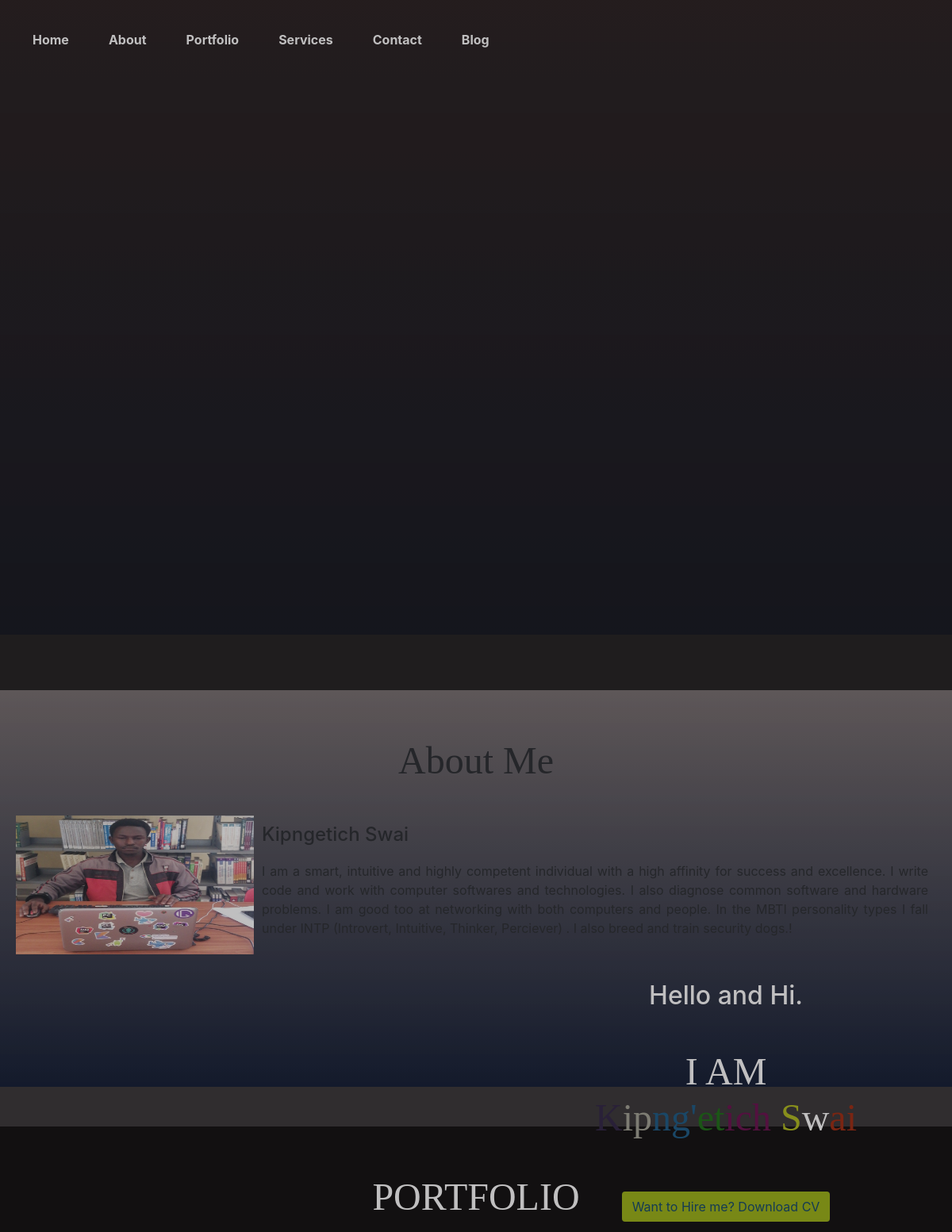
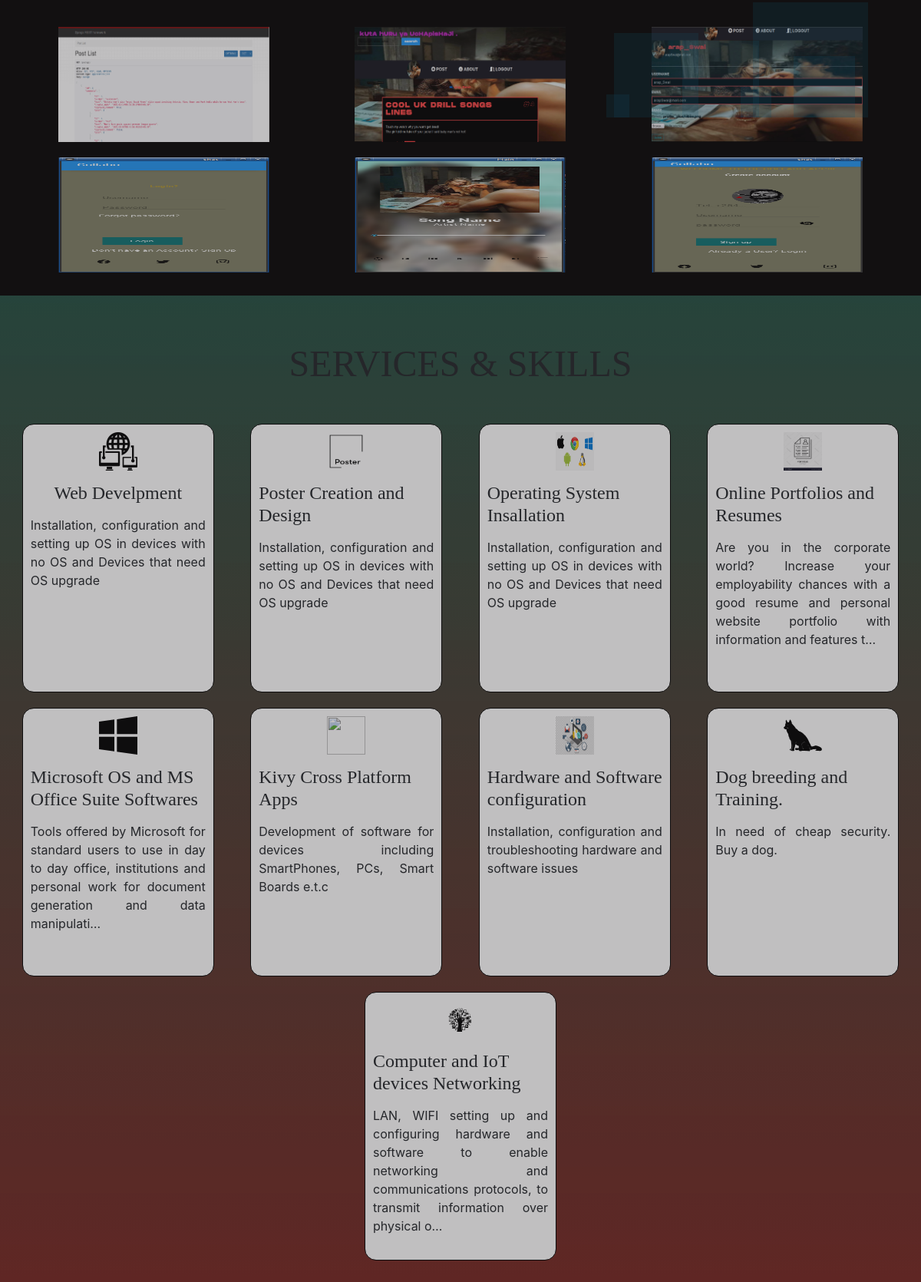
The page / (upper part) on the database its author committed (2 pictures, top to bottom).
### swaifolio/models.py (models this page shows, shortened)
class Profile(models.Model):
    user = models.OneToOneField(User, on_delete=models.CASCADE)
    avatar = models.ImageField(blank=True, null=True, upload_to = "avatar")
    about = models.TextField(blank=True, null=True)
    cv = models.FileField(blank=True, null=True, upload_to="cv")
    def __str__(self):
        return f'{self.user.first_name} {self.user.last_name}'

class Services(models.Model):
    class Meta:
        ordering = ["name"]
    name = models.CharField(max_length=200, blank=True, null=True)
    image = models.ImageField(blank=True, null=True, upload_to="simage")
    description = models.CharField(max_length=500, blank=True, null=True)
    fk_serv = models.ForeignKey(User, on_delete=models.CASCADE, null=True, blank=True)

### swaifolio/views.py (the view)
# urls.py: path('', views.index, name='folio-index'),
def index(request):
    c = {}
    us_er = User.objects.filter(username = 'swai')
    user_specific = us_er.first()
    c["user"] = user_specific
    profile_all = Profile.objects.all()
    profile_specific = Profile.objects.first()
    c["profile"] = profile_specific
    his_cv = profile_specific.cv
    c["cv"] = his_cv
    his_about = profile_specific.about
    c["about"] = his_about
    pf = Portfolio.objects.filter(fk=user_specific)
    pf_count = 0
    for swaipf in pf:
        swai_pf_name = swaipf.name
        swai_pf_image = swaipf.image
        c["portfolio_name"+str(pf_count)] = swai_pf_name
        c["portfolio_image"+str(pf_count)] = swai_pf_image
        pf_count += 1
    sv = Services.objects.all()
    spec_sv = sv.filter(fk_serv = user_specific)
    s_count = 0
    for swaiserv in spec_sv:
        swv = swaiserv
        service_name = swv.name
        service_image = swv.image
        service_description = swv.description
        c["service_name"+str(s_count)] = service_name
        c["service_image"+str(s_count)] = service_image
        c["service_description"+str(s_count)] = service_description
        print(service_name , service_image)
        print(c)
        s_count += 1
    sk = Skill.objects.all()
    sk_count = 0
    for hs in sk:
        skill_name = hs.name
        skill_image = hs.image
        skill_score = hs.score
        c["skill_name"+str(sk_count)] = skill_name
        c["skill_image"+str(sk_count)] = skill_image
        c["skill_score"+str(sk_count)] = skill_score
        sk_count += 1
    print(c["portfolio_image0"])
    print(c["portfolio_image1"])
    print(' \n')
    if request.method =='POST':
        form = ContactForm(request.POST)
        if form.is_valid():
            form.save(commit=True)
            name = form.cleaned_data.get('name')
            messages.success(request, f'{ name } your message has been sent')
            print('wazi!!!! '+ str(name))
    else:
        form = ContactForm()
    c['form'] = form
    return render(request, 'swaifolio/index.html', {'c': c})

### swaifolio/templates/swaifolio/index.html (shortened to what this page needs)
{% load static %}
<!DOCTYPE HTML>
<html>
    <head>
        <link rel="stylesheet" href="{% static 'css/style.css' %}">
        <link rel="stylesheet" href="{% static 'css/phone.css' %}">
        <link rel="stylesheet" media="screen and (max-width:800px)" href="{% static 'css/tablet.css' %}">
        <link rel="stylesheet" href="https://maxcdn.bootstrapcdn.com/bootstrap/4.0.0-beta/css/bootstrap.min.css">
        <link rel="stylesheet" href="https://stackpath.bootstrapcdn.com/font-awesome/4.7.0/css/font-awesome.min.css">
    </head>
        <body style="background-color:#302d2f ;z-index: -1;opacity: .7;">
            <nav class="navbar">
                <div class="navbar-links">
                    <ul>
                        <li><a href="#home">Home</a></li>
                        <li><a href="#about">About</a></li>
                        <li><a href="#portfolio">Portfolio</a></li>
                        <li><a href="#services">Services</a></li>
                        <li><a href="#contact">Contact</a></li>
                        <li><a href="{% url 'post_list' %}" target="_blank">Blog</a></li>
                    </ul>
                </div>
            </nav>
            <section id="home">
                <div class="main">
                    <h2>Hello and Hi.</h2>
                    <h1 class="xheadings"> I AM <br><span class="k">K</span><span class="ip">ip</span><span class="ng">ng'</span><span class="et">et</span><span class="ich">ich</span> <span class="s">S</span>w<span class="ai">ai</span><br></h1>
                    <a href="{{ MEDIA_URL }}{{c.cv}}" target="_blank"><button class="btn" >
                        Want to Hire me? Download CV
                    </button></a>
                <ul class="box-area">
                    <li></li>
                    <li></li>
                    <li></li>
                    <li></li>
                    <li></li>
                    <li></li>
                </ul>
                </div>
            </section>
            <section id="about">
                <h1 class="xheadings">About Me</h1>
                <div id="pic">
                    <a class="swaipic" href="{% static '/mimg/swai44.jpg' %}" target="_blank">
                        <div class="work-img">
                            <img src="{% static '/mimg/swai44.jpg' %}" alt="">
                        </div>
                    </a>
                    <div id="intro">
                        <h2>{{c.profile}}
                        </h2>
                        <p>{{ c.about }}
                        </p>
                    </div>
                </div>
            </section>
            <section id="portfolio">
                <h1 class="xheadings"> PORTFOLIO </h1>
                <div class="gallery">
                    <a href="#"><img src="{% static 'blogfolio/blogapipostlist.png' %}" alt=""></a>
                    <a href="#"><img src="{% static 'blogfolio/blog.png' %}" alt=""></a>
                    <a href="#"><img src="{% static 'blogfolio/blogprof.png' %}" alt=""></a>
                    <a href="#"><img src="{% static 'collabofolio/login.png' %}" alt=""></a>
                    <a href="#"><img src="{% static 'collabofolio/yer.png' %}" alt=""></a>
                    <a href="#"><img src="{% static 'collabofolio/sign.png' %}" alt=""></a>
                </div>
            </section>
            <section id="services">
                <h1 class="xheadings">SERVICES & SKILLS</h1>
                <div class="row">
                    <div class="box">
                        <img src="{{c.service_image9.url}}" alt="">
                        <h1 class="headings">{{ c.service_name9|urlize }}</h1>
                        <p>{{ c.service_description7|truncatechars:150|urlize }}
                        </p>
                    </div>
                    <div class="box">
                        <img src="{{c.service_image8.url}}" alt="">
                        <h1 class="headings">{{ c.service_name8|urlize }}</h1>
                        <p>{{ c.service_description7|truncatechars:150|urlize }}
                        </p>
                    </div>
                    <div class="box">
                        <img src="{{c.service_image7.url}}" alt="">
                        <h1 class="headings">{{ c.service_name7|urlize }}</h1>
                        <p>{{ c.service_description7|truncatechars:150|urlize }}
                        </p>
                    </div>
                    <div class="box">
                        <img src="{{c.service_image6.url}}" alt="">
                        <h1 class="headings">{{ c.service_name6|urlize }}</h1>
                        <p>{{ c.service_description6|truncatechars:150|urlize }}
                        </p>
                    </div>
                    <div class="box">
                        <img src="{{c.service_image5.url}}" alt="">
                        <h1 class="headings">{{ c.service_name5|urlize }}</h1>
                        <p>{{ c.service_description5|truncatechars:150|urlize }}
                        </p>
                    </div>
                    <div class="box">
                        <img src="{{c.service_image4.url}}" alt="">
                        <h1 class="headings">{{ c.service_name4|urlize }}</h1>
                        <p>{{ c.service_description4|truncatechars:150|urlize }}
                        </p>
                    </div>
                    <div class="box">
                        <img src="{{c.service_image3.url}}" alt="">
                        <h1 class="headings">{{ c.service_name3|urlize }}</h1>
                        <p>{{ c.service_description3|truncatechars:150|urlize }}
                        </p>
                    </div>
                    <div class="box">
                        <img src="{{c.service_image2.url}}" alt="">
                        <h1 class="headings">{{ c.service_name2|urlize }}</h1>
                        <p>{{ c.service_description2|truncatechars:150|urlize }}
                        </p>
                    </div>
                    <div class="box">
                        <img src="{{c.service_image1.url}}" alt="">
                        <h1 class="headings">{{ c.service_name1|urlize }}</h1>
                        <p>{{ c.service_description1|truncatechars:150|urlize }}
                        </p>
                    </div>
                </div>
            </section>
        </body>
</html>

### static/css/style.css (style rules this page uses)
* { margin: 0; padding: 0; box-sizing: border-box; }
html { scroll-behavior: smooth; }
.navbar { display: flex; height: 50px; justify-content: center; align-items: center; background-color: rgba(0, 0, 0, 0.5); position: sticky; top: 0; }
.navbar ul { display: flex; list-style: none; margin: 20px 0px; }
.navbar ul li { list-style-type: none; display: inline-block; padding: 10px 25px; }
.navbar ul li a { text-decoration: none; color: white; font-weight: bold; text-transform: capitalize; }
#home { display: flex; flex-direction: column; background-color: rgba(0, 0, 0, 0.5); height: 550px; justify-content: center; align-items: center; color: white; }
.main { display: flex; flex-direction: column; align-items: center; position: absolute; top: 30%; right: 10%; }
.box-area li { position: absolute; display: block; list-style: none; width: 25px; height: 25px; background: rgba(8, 96, 131, 0.2); animation: animate 20s linear infinite; bottom: -150px; }
.box-area li:nth-child(1) { left: 86%; width: 80px; height: 80px; animation-delay: 0s; }
.box-area li:nth-child(2) { left: 12%; width: 30px; height: 30px; animation-delay: 1.5s; animation-duration: 10s; }
.box-area li:nth-child(3) { left: 70%; width: 150px; height: 150px; animation-delay: 5.5s; }
.box-area li:nth-child(4) { left: 42%; width: 100px; height: 100px; animation-delay: 15s; }
.box-area li:nth-child(5) { left: 65%; width: 40px; height: 40px; animation-delay: 0s; }
.box-area li:nth-child(6) { left: 15%; width: 110px; height: 110px; animation-delay: 3.5s; }
.k { color: rgb(40, 28, 61); }
.ip { color: #a09f91; }
.ng { color: #125480; }
.et { color: #14680c; }
.ich { color: #630647; }
.s { color: #aeb915; }
.ai { color: #9b2306; }
.xheadings { font-family: century; font-size: 3rem; text-align: center; margin: 40px 0px; }
.headings { font-family: Cambria, Cochin, Georgia, Times, 'Times New Roman', serif; font-size: 1.5rem; text-align: left; margin: 15px 0px; }
.btn { color: rgb(10, 66, 99); background-color:#98b10c ; border: 2px solid transparent; text-decoration: none; font-weight: bold; padding: 10px 25px; border-radius: 30px; transition: transform .4s; }
#about { height: 500px; display: flex; flex-direction: column; box-sizing: border-box; padding: 20px; margin-bottom: 50px; background: linear-gradient(rgba(180, 166, 166, 0.5),#08132b); }
#pic { display: flex; }
#pic img { width: 575px; height: 400px; }
.work-img { display: block; overflow: hidden; }
.work-img img { transition: all 1s; }
#intro { display: flex; flex-direction: column; text-align: justify; padding: 10px; }
#intro h2 { font-size: 2rem; margin-bottom: 20px; }
#portfolio { display: flex; flex-direction: column; background-color: rgba(0, 0, 0, 0.9); color: white; align-items: center; padding: 20px; }
.gallery { display: flex; flex-wrap: wrap; justify-content: space-around; box-sizing: border-box; }
.gallery img { width: 360px; height: 240px; margin: 10px; }
#services { display: flex; flex-direction: column; padding: 20px; background: linear-gradient(rgba(43, 41, 41, 0.199),#752520); background-color: rgba(14, 143, 104, 0.438); }
.row { display: flex; justify-content: space-around; flex-wrap: wrap; box-sizing: border-box; }
.box { display: flex; flex-direction: column; width: 250px; height: 350px; border: 1px solid black; margin: 10px; align-items: center; text-align: justify; padding: 10px; border-radius: 15px; background: linear-gradient(to top, rgb(255,45,45) 50%, white 50%); background-size: 100% 200%; transition: all .8s; }
.box img { width: 50px; height: 50px; }

### static/css/phone.css (style rules this page uses)
#home { height: 820px; }
.headings { -webkit-flow-into: 1.1rem; }
#pic img { width: 300px; height: 175px; }
#intro h2 { font-size: 1.5rem; }
.gallery img { width: 275px; height: 150px; margin: 10px; }

### static/css/tablet.css (style rules this page uses)
.navbar ul { flex-wrap: wrap; justify-content: center; }
.headings { font-size: 2.5rem; }
#pic { flex-direction: column; align-items: center; }
#pic img { width: 475px; height: 300px; }
#intro h2 { text-align: center; padding: 10px; }

### rows shown on the page
Profile: profile "Kipngetich Swai", about "I am a smart, intuitive and highly competent individual with a high affinity for success and excellence. I write code and work with computer softwares and technologies. I also diagnose common software and hardware problems. I am good too at networking with both computers and people. In the MBTI personality types I fall under INTP (Introvert, Intuitive, Thinker, Perciever) . I also breed and train security dogs.!"
Services: service_name9 "Web Develpment"
Services: service_description7 "Installation, configuration and setting up OS in devices with no OS and Devices that need OS upgrade", service_name7 "Operating System Insallation"
Services: service_name8 "Poster Creation and Design"
Services: service_name6 "Online Portfolios and Resumes", service_description6 "Are you in the corporate world? Increase your employability chances with a good resume and personal website portfolio with information and features t…"
Services: service_name5 "Microsoft OS and MS Office Suite Softwares", service_description5 "Tools offered by Microsoft for standard users to use in day to day office, institutions and personal work for document generation and data manipulati…"
Services: service_name4 "Kivy Cross Platform Apps", service_description4 "Development of software for devices including SmartPhones, PCs, Smart Boards e.t.c"
Services: service_name3 "Hardware and Software configuration", service_description3 "Installation, configuration and troubleshooting hardware and software issues"
Services: service_name2 "Dog breeding and Training.", service_description2 "In need of cheap security. Buy a dog."
Services: service_name1 "Computer and IoT devices Networking", service_description1 "LAN, WIFI setting up and configuring hardware and software to enable networking and communications protocols, to transmit information over physical o…"
